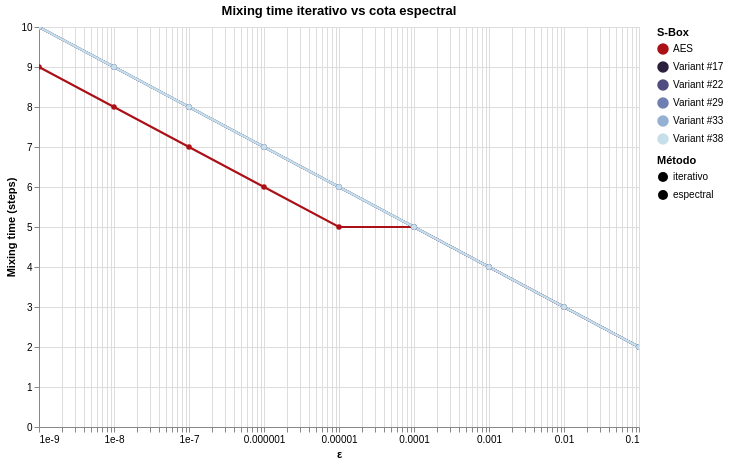

Notebook code cell kept with this figure:
### Code cell
chart_mix = compare_mixing_times_altair(
    specs,
    epsilons=[10**(-i) for i in range(1,10)],
    max_steps=10000,
    log_scale=True,
)
chart_mix

### Figure 1 — Vega-Lite specification as saved in the notebook (floating-point values rounded to 4 significant figures)
{"config": {"view": {"continuousWidth": 300, "continuousHeight": 300}}, "data": {"name": "data-b42731ffb84bff1d88300b949731241f"}, "mark": {"type": "line", "point": true}, "encoding": {"color": {"field": "S-Box", "legend": {"title": "S-Box"}, "scale": {"domain": ["AES", "Variant #17", "Variant #22", "Variant #29", "Variant #33", "Variant #38"], "range": ["#aa1016", "#2b1f3e", "#504c7f", "#707fb1", "#95b1d2", "#c7dfeb"]}, "type": "nominal"}, "strokeDash": {"field": "Método", "legend": {"title": "Método"}, "scale": {"domain": ["iterativo", "espectral"], "range": [[], [4, 4]]}, "type": "nominal"}, "tooltip": [{"field": "S-Box", "type": "nominal"}, {"field": "Método", "type": "nominal"}, {"field": "ε", "type": "quantitative"}, {"field": "Mixing time", "type": "quantitative"}], "x": {"field": "ε", "scale": {"type": "log"}, "title": "ε", "type": "quantitative"}, "y": {"field": "Mixing time", "title": "Mixing time (steps)", "type": "quantitative"}}, "height": 400, "params": [{"name": "param_27", "select": {"type": "interval", "encodings": ["x", "y"]}, "bind": "scales"}], "title": "Mixing time iterativo vs cota espectral", "width": 600, "$schema": "https://vega.github.io/schema/vega-lite/v5.20.1.json", "datasets": {"data-b42731ffb84bff1d88300b949731241f": [{"ε": 0.1, "S-Box": "AES", "Método": "iterative", "Mixing time": 2}, {"ε": 0.01, "S-Box": "AES", "Método": "iterative", "Mixing time": 3}, {"ε": 0.001, "S-Box": "AES", "Método": "iterative", "Mixing time": 4}, {"ε": 0.0001, "S-Box": "AES", "Método": "iterative", "Mixing time": 5}, {"ε": 1e-05, "S-Box": "AES", "Método": "iterative", "Mixing time": 5}, {"ε": 1e-06, "S-Box": "AES", "Método": "iterative", "Mixing time": 6}, {"ε": 1e-07, "S-Box": "AES", "Método": "iterative", "Mixing time": 7}, {"ε": 1e-08, "S-Box": "AES", "Método": "iterative", "Mixing time": 8}, {"ε": 1e-09, "S-Box": "AES", "Método": "iterative", "Mixing time": 9}, {"ε": 0.1, "S-Box": "Variant #17", "Método": "iterative", "Mixing time": 2}, {"ε": 0.01, "S-Box": "Variant #17", "Método": "iterative", "Mixing time": 3}, {"ε": 0.001, "S-Box": "Variant #17", "Método": "iterative", "Mixing time": 4}, {"ε": 0.0001, "S-Box": "Variant #17", "Método": "iterative", "Mixing time": 5}, {"ε": 1e-05, "S-Box": "Variant #17", "Método": "iterative", "Mixing time": 6}, {"ε": 1e-06, "S-Box": "Variant #17", "Método": "iterative", "Mixing time": 7}, {"ε": 1e-07, "S-Box": "Variant #17", "Método": "iterative", "Mixing time": 8}, {"ε": 1e-08, "S-Box": "Variant #17", "Método": "iterative", "Mixing time": 9}, {"ε": 1e-09, "S-Box": "Variant #17", "Método": "iterative", "Mixing time": 10}, {"ε": 0.1, "S-Box": "Variant #22", "Método": "iterative", "Mixing time": 2}, {"ε": 0.01, "S-Box": "Variant #22", "Método": "iterative", "Mixing time": 3}, {"ε": 0.001, "S-Box": "Variant #22", "Método": "iterative", "Mixing time": 4}, {"ε": 0.0001, "S-Box": "Variant #22", "Método": "iterative", "Mixing time": 5}, {"ε": 1e-05, "S-Box": "Variant #22", "Método": "iterative", "Mixing time": 6}, {"ε": 1e-06, "S-Box": "Variant #22", "Método": "iterative", "Mixing time": 7}, {"ε": 1e-07, "S-Box": "Variant #22", "Método": "iterative", "Mixing time": 8}, {"ε": 1e-08, "S-Box": "Variant #22", "Método": "iterative", "Mixing time": 9}, {"ε": 1e-09, "S-Box": "Variant #22", "Método": "iterative", "Mixing time": 10}, {"ε": 0.1, "S-Box": "Variant #29", "Método": "iterative", "Mixing time": 2}, {"ε": 0.01, "S-Box": "Variant #29", "Método": "iterative", "Mixing time": 3}, {"ε": 0.001, "S-Box": "Variant #29", "Método": "iterative", "Mixing time": 4}, {"ε": 0.0001, "S-Box": "Variant #29", "Método": "iterative", "Mixing time": 5}, {"ε": 1e-05, "S-Box": "Variant #29", "Método": "iterative", "Mixing time": 6}, {"ε": 1e-06, "S-Box": "Variant #29", "Método": "iterative", "Mixing time": 7}, {"ε": 1e-07, "S-Box": "Variant #29", "Método": "iterative", "Mixing time": 8}, {"ε": 1e-08, "S-Box": "Variant #29", "Método": "iterative", "Mixing time": 9}, {"ε": 1e-09, "S-Box": "Variant #29", "Método": "iterative", "Mixing time": 10}, {"ε": 0.1, "S-Box": "Variant #33", "Método": "iterative", "Mixing time": 2}, {"ε": 0.01, "S-Box": "Variant #33", "Método": "iterative", "Mixing time": 3}, {"ε": 0.001, "S-Box": "Variant #33", "Método": "iterative", "Mixing time": 4}, {"ε": 0.0001, "S-Box": "Variant #33", "Método": "iterative", "Mixing time": 5}, {"ε": 1e-05, "S-Box": "Variant #33", "Método": "iterative", "Mixing time": 6}, {"ε": 1e-06, "S-Box": "Variant #33", "Método": "iterative", "Mixing time": 7}, {"ε": 1e-07, "S-Box": "Variant #33", "Método": "iterative", "Mixing time": 8}, {"ε": 1e-08, "S-Box": "Variant #33", "Método": "iterative", "Mixing time": 9}, {"ε": 1e-09, "S-Box": "Variant #33", "Método": "iterative", "Mixing time": 10}, {"ε": 0.1, "S-Box": "Variant #38", "Método": "iterative", "Mixing time": 2}, {"ε": 0.01, "S-Box": "Variant #38", "Método": "iterative", "Mixing time": 3}, {"ε": 0.001, "S-Box": "Variant #38", "Método": "iterative", "Mixing time": 4}, {"ε": 0.0001, "S-Box": "Variant #38", "Método": "iterative", "Mixing time": 5}, {"ε": 1e-05, "S-Box": "Variant #38", "Método": "iterative", "Mixing time": 6}, {"ε": 1e-06, "S-Box": "Variant #38", "Método": "iterative", "Mixing time": 7}, {"ε": 1e-07, "S-Box": "Variant #38", "Método": "iterative", "Mixing time": 8}, {"ε": 1e-08, "S-Box": "Variant #38", "Método": "iterative", "Mixing time": 9}, {"ε": 1e-09, "S-Box": "Variant #38", "Método": "iterative", "Mixing time": 10}]}}
